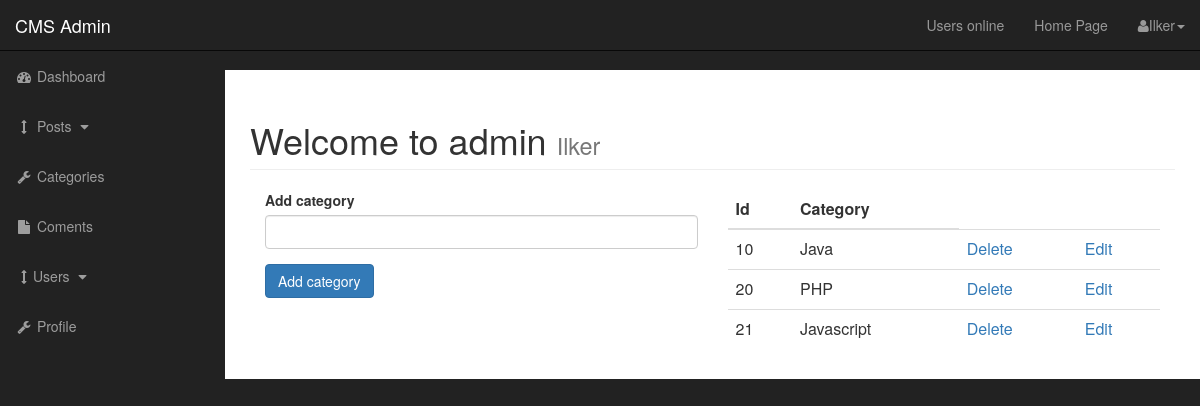
/admin/categories.php (signed in), run on the app's committed database.
### tables this page shows
CREATE TABLE `categories` (
  `cat_id` int(3) NOT NULL,
  `cat_title` varchar(255) NOT NULL
);

### admin/functions.php (the view, shortened to what this page needs)
<?php
function find_all_categories(){
    global $connection;
            $query = "SELECT * FROM categories";
           $select_categories = mysqli_query($connection, $query);
            while($row = mysqli_fetch_assoc($select_categories)){
                $cat_id = $row['cat_id'];
                 $cat_title = $row['cat_title'];
                 echo "<tr>";
                 echo "<td>{$cat_id}</td>";
                 echo "<td>{$cat_title}</td>";
                 echo "<td><a href='categories.php?delete={$cat_id}'>Delete</a></td>";
                 echo "<td><a href='categories.php?edit={$cat_id}'>Edit</a></td>";
                 echo "</tr>";
              }
}
?>

### admin/css/sb-admin.css (style rules this page uses)
body { margin-top: 100px; background-color: #222; }
@media (min-width:768px) { body { margin-top: 50px; } }

### data on the page
categories: cat_id "10", cat_title "Java"
categories: cat_id "20", cat_title "PHP"
categories: cat_id "21", cat_title "Javascript"

### other printed values
$_SESSION['username'] "Ilker"
